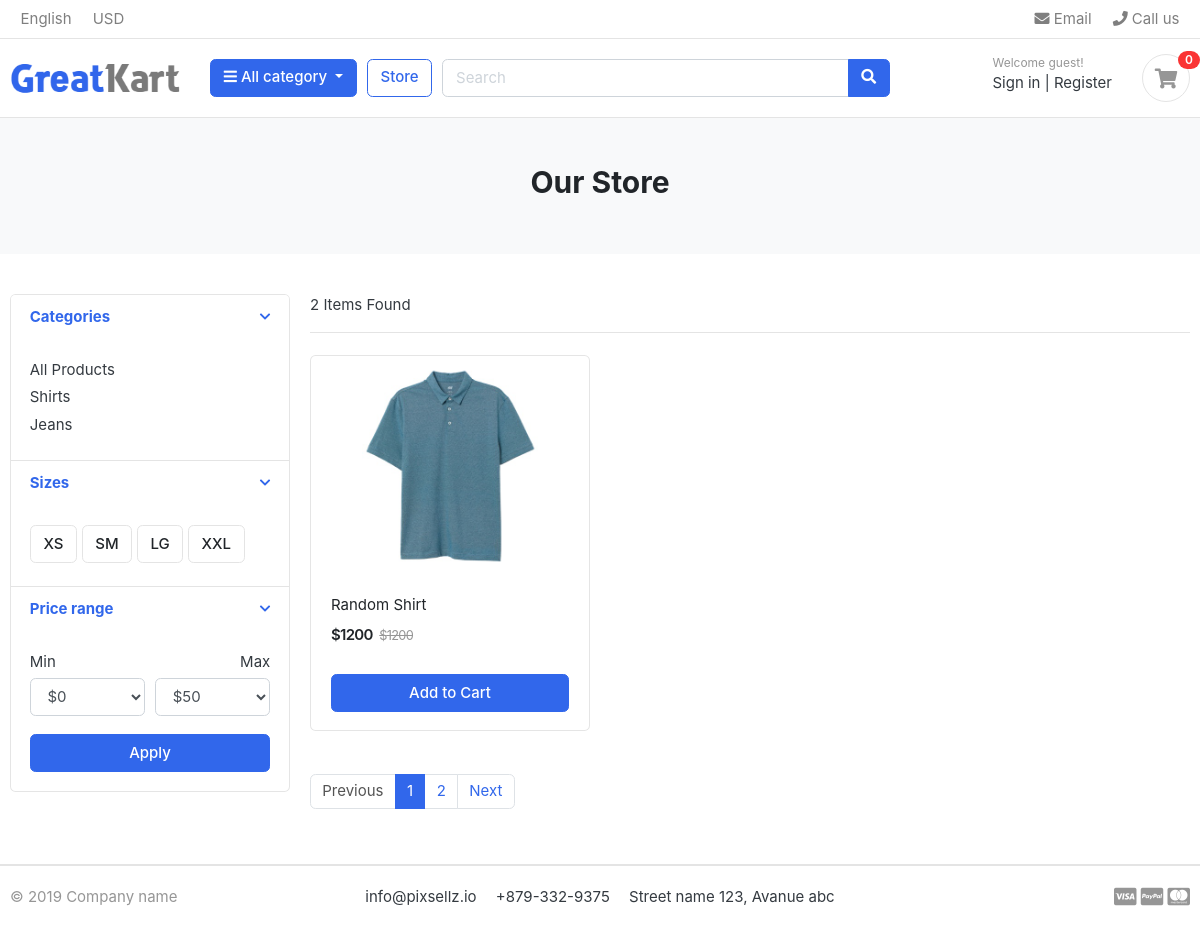
Page /store/ on the earlier database version.
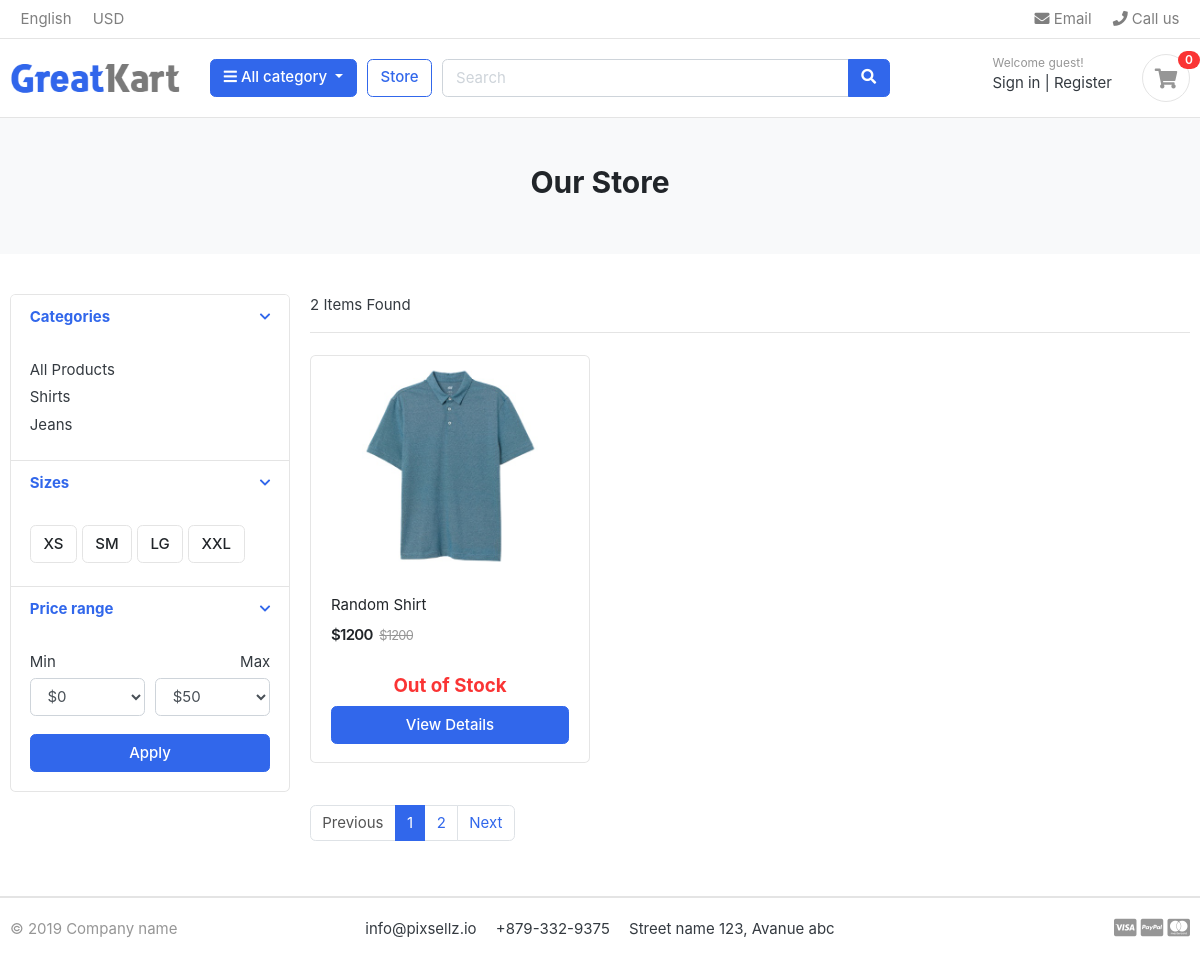
Same page on the later database version.
### store/models.py (models this page shows, shortened)
class Product(models.Model):
    product_name = models.CharField(max_length=100,unique=True)
    slug =  models.SlugField(max_length=100,unique=True)
    description = models.TextField(max_length=100,blank=True,null=True)
    price = models.IntegerField()
    images = models.ImageField(upload_to='images/product')
    stock = models.IntegerField()
    is_available = models.BooleanField(default=True)
    category = models.ForeignKey(Category, on_delete=models.CASCADE)
    created_date = models.DateTimeField(auto_now_add=True)
    modified_date = models.DateTimeField(auto_now=True)
    def get_url(self):
        return reverse('product_detail',args=[self.category.slug,self.slug])

### store/views.py (the view)
# urls.py: path('store/',include('store.urls')),
def store(request,category_slug=None):
    categories = None
    products = None
    if category_slug != None:
        categories = get_object_or_404(Category,slug=category_slug)
        products = Product.objects.filter(category=categories,is_available=True).order_by('id')
        paginator = Paginator(products,1)
        page = request.GET.get('page')
        paged_products = paginator.get_page(page)
        products_count = products.count()
    else:
        products = Product.objects.all().filter(is_available=True).order_by('id')
        paginator = Paginator(products,1)
        page = request.GET.get('page')
        paged_products = paginator.get_page(page)
        products_count = products.count()
    context = {
        'products':paged_products,
        'product_count':products_count
    }
    return render(request,'store/store.html',context)

### cart/context_processor.py (called while the page is built)
def counter(request):
    cart_count=0
    if 'admin' in request.path:
        return {}
    else:
        try:
            cart = Cart.objects.filter(cart_id=_cart_id(request))
            cart_items = CartItem.objects.all().filter(cart=cart[:1])
            for cart_item in cart_items:
                cart_count += cart_item.quantity
        except Cart.DoesNotExist:
            cart_count = 0
    return dict(cart_count=cart_count)

### cart/views.py (called while the page is built)
def _cart_id(request):
    cart = request.session.session_key
    if not cart:
        cart=request.session.create()
    return cart

### category/context_processor.py (called while the page is built)
def menu_links(request):
    links = Category.objects.all()
    return dict(links=links)

### category/models.py (called while the page is built)
    def get_url(self):
        return reverse('products_by_category', args=[self.slug])

### templates/store/store.html (shortened to what the changed rows need)
{% extends 'base.html' %}
{% load static %}
{% block content %}
<section class="section-pagetop bg">
    <div class="container">
        {% if 'search' in request.path %}
        <h2 class="title-page text-center" >Search Result for {{keyword}} </h2>
        {%else%}
        <h2 class="title-page text-center">Our Store</h2>
        {% endif %}
    </div>
    </section>
<section class="section-content padding-y">
    <div class="container">
    <div class="row">
        <main class="col-md-9">
    <div class="row">
        {% if products %}
        {% for product in products %}
        <div class="col-md-4">
            <figure class="card card-product-grid">
                <div class="img-wrap">
                    <a href="{{product.get_url}}"><img src="{{product.images.url}}"></a>
                </div>
                <figcaption class="info-wrap">
                    <div class="fix-height">
                        <a href="{{product.get_url}}" class="title">{{product.product_name}}</a>
                        <div class="price-wrap mt-2">
                            <span class="price">${{product.price}}</span>
                            <del class="price-old">${{product.price}}</del>
                        </div>
                    </div>
                    {% if product.stock == 0 %}
                    <h5 class='text-danger text-center'> Out of Stock </h5>
                    <a href="{{product.get_url}}" class="btn btn-block btn-primary">View Details </a>
                    {% else %}
                    <a href="{{product.get_url}}" class="btn btn-block btn-primary">Add to Cart </a>
                    {% endif %}
                </figcaption>
            </figure>
        </div>
        {% endfor %}
        {% else %}
        <h2>No Search Result Found</h2>
        {% endif %}
    </div>
        </main>
    </div>
    </div>
    </section>
{% endblock %}

Differences in the rows shown:
changed Product "Random Shirt": stock "Add to Cart" → "Out of Stock View Details"
